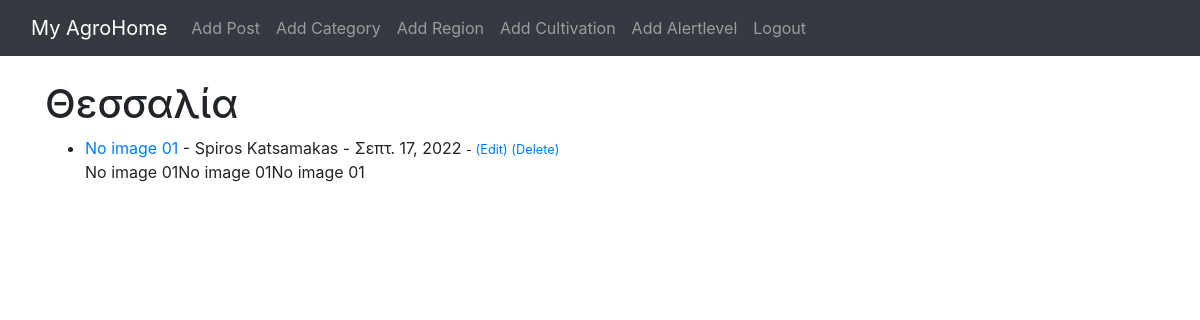
The page /region/Θεσσαλία/ (signed in) on the database as committed earlier.
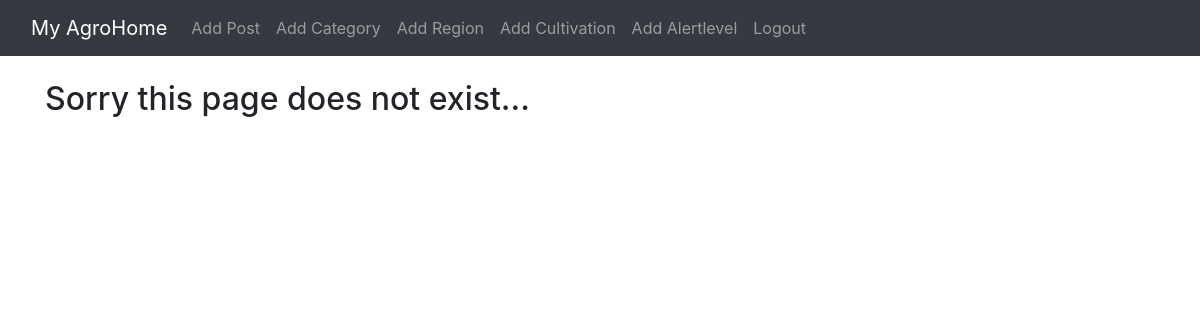
The same page on the database as committed later.
### theblog/models.py (models this page shows, shortened)
class Post(models.Model):
    title = models.CharField(max_length=255)
    title_tag = models.CharField(max_length=255)
    author = models.ForeignKey(User, on_delete=models.CASCADE)
    body = models.TextField(default='text1')
    post_date = models.DateField(auto_now_add=True)
    post_time = models.DateTimeField(default = datetime.now, blank = True)
    category = models.CharField(max_length=255, default='coding')
    region = models.CharField(max_length=255, default='thessaly')
    cultivation = models.CharField(max_length=255, default='tomato')
    alertlevel = models.CharField(max_length=255, default='red')
    snippet = models.CharField(max_length=255, default='Snipped')

### theblog/views.py (the view)
# urls.py: path('region/<str:regs>/', RegionView, name='region'),
def RegionView(request, regs):
	region_posts = Post.objects.filter(region=regs.replace('-', ' '))
	return render(request, 'regions.html', {'regs':regs.replace('-', ' ').title(), 'region_posts':region_posts})

### theblog/templates/regions.html
{% extends 'base.html' %}
{% block content %}
{% if region_posts %}
	<h1>{{ regs }}</h1>
	<ul>
	{% for region in region_posts %}
		<li><a href="{% url 'article-detail' region.pk %}">{{ region.title }}</a>
			- {{ region.author.first_name }} {{ region.author.last_name }} -
			{{ region.post_date }} <small>
			{% if user.is_authenticated %}
				- <a href="{% url 'update_post' region.pk %}">(Edit)</a>
				<a href="{% url 'delete_post' region.pk %}">(Delete)</a>
			{% endif %}
		</small> <br/>
		{{ region.body|slice:":50"|safe }}</li>
	{% endfor %}
	</ul>
{% else %}
	<h2>Sorry this page does not exist...</h2>
{% endif %}
{% endblock %}

Rows that differ between the two databases and show on the page:
removed Post: region "Θεσσαλία", title "No image 01", author.first_name "Spiros", author.last_name "Katsamakas", post_date "Σεπτ. 17, 2022", body "No image 01No image 01No image 01"
Other text that changed with them:
text now shown: "Sorry this page does not exist..."
